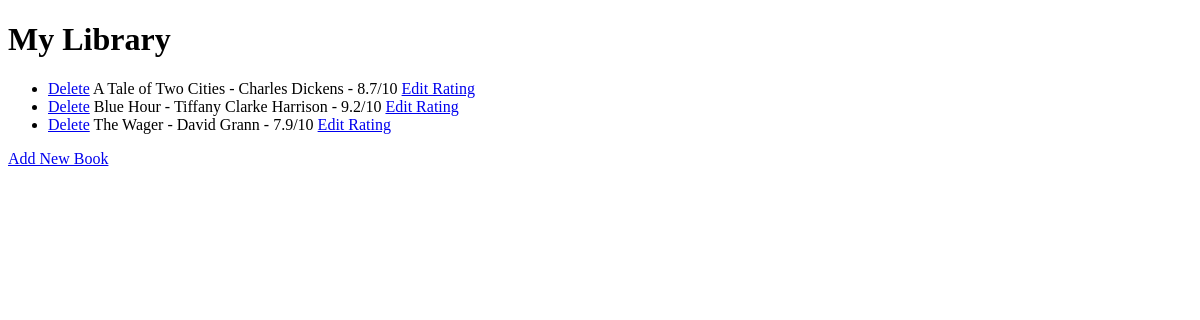
Before: / with the older database file.
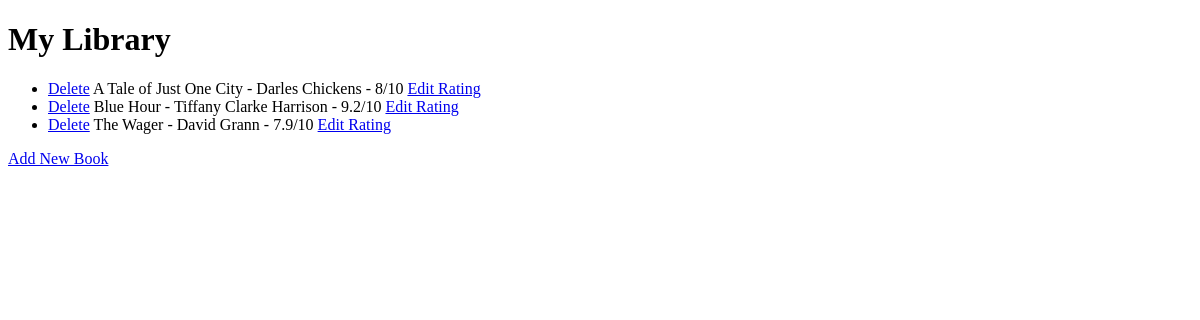
After: the same page with the newer database file.
### main.py (models this page shows)
class Book(db.Model):
    id = db.Column(db.Integer, primary_key=True)
    title = db.Column(db.String, unique=True, nullable=False)
    author = db.Column(db.String, unique=True, nullable=False)
    rating = db.Column(db.Float, nullable=False)

### main.py (the view)
@app.route('/')
def home():
    library_empty = True
    with app.app_context():
        result = db.session.execute(db.select(Book).order_by(Book.title))
        all_books = result.scalars()
        library = []
        if len(library) == 0:
            for book in all_books:
                library.append(book)
        if len(library) == 0:
            library_empty = False
    return render_template(
        'index.html',
        library=library,
        library_populated=library_empty
    )

### templates/index.html (shortened to what this page needs)
<!DOCTYPE html>
<html lang="en">
  <head>
  </head>
  <body>
    <h1>My Library</h1>
    {% if library_populated == False %}
    <p>Library is empty.</p>
    {% else %}
      <ul>
        {% for book in library %}
          <li>
            <a href="{{ url_for('delete', book_id=book.id) }}">Delete</a> {{ book.title }} - {{ book.author}} - {{ book.rating }}/10 <a href="{{ url_for('edit', book_id=book.id) }}">Edit Rating</a>
          </li>
        {% endfor %}
      </ul>
    {% endif %}
    <a href="{{ url_for('add') }}">Add New Book</a>
  </body>
</html>

Changed rows visible on the page:
removed Book: title "A Tale of Two Cities", author "Charles Dickens", rating "8.7"
added Book: title "A Tale of Just One City", author "Darles Chickens", rating "8"
